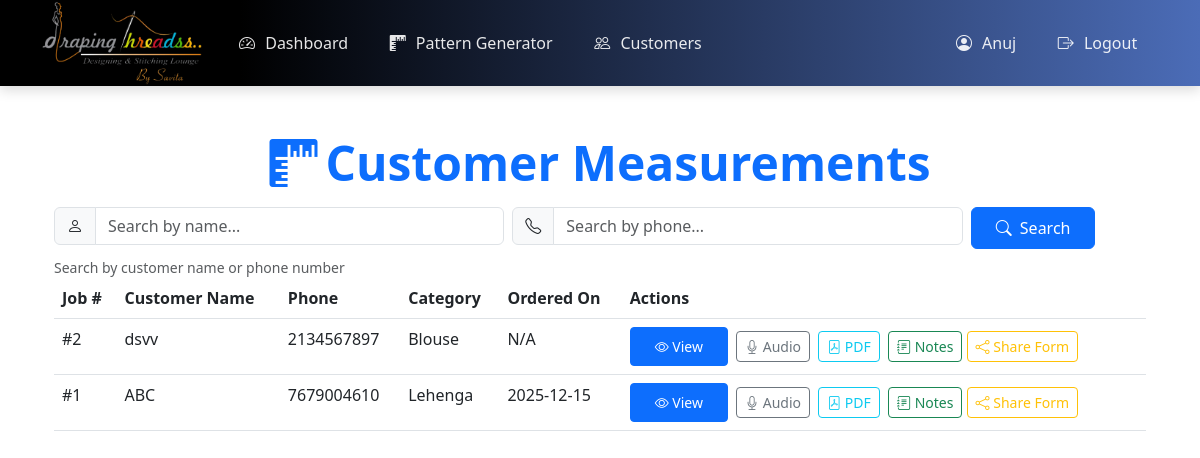
Page /customer-measurements (signed in) on the committed database.
### app.py (models this page shows, shortened)
class User(UserMixin, db.Model):
    id = db.Column(db.Integer, primary_key=True)
    username = db.Column(db.String(80), unique=True, nullable=False)
    password_hash = db.Column(db.String(128))
    created_at = db.Column(db.DateTime, default=db.func.current_timestamp())

class SavedMeasurement(db.Model):
    __tablename__ = 'saved_measurement'
    id = db.Column(db.Integer, primary_key=True)
    user_id = db.Column(db.Integer, db.ForeignKey('user.id'), nullable=False)
    customer_id = db.Column(db.Integer, db.ForeignKey('customer.id'), nullable=False)
    order_id = db.Column(db.Integer, db.ForeignKey('order.id'), nullable=True)  # Optional for now, will be required later
    customer_obj = db.relationship('Customer', back_populates='measurements')
    order = db.relationship('Order', back_populates='measurements')
    category = db.Column(db.String(20), nullable=False, default='blouse')
    created_at = db.Column(db.DateTime, default=db.func.current_timestamp())
    updated_at = db.Column(db.DateTime, default=db.func.current_timestamp(),
                         onupdate=db.func.current_timestamp())
    image_path = db.Column(db.String(255), nullable=True)
    length = db.Column(db.Float, nullable=True)
    across_shoulder = db.Column(db.Float, nullable=True)
    upper_chest = db.Column(db.Float, nullable=True)
    chest = db.Column(db.Float, nullable=True)
    advance_amount = db.Column(db.Float, nullable=True, default=0.0)
    waist = db.Column(db.Float, nullable=True)
    front_neck_depth = db.Column(db.Float, nullable=True)
    back_neck_depth = db.Column(db.Float, nullable=True)
    sleeve_length = db.Column(db.Float, nullable=True)
    armhole = db.Column(db.Float, nullable=True)
    biceps = db.Column(db.Float, nullable=True)
    sleeve_cuff = db.Column(db.Float, nullable=True)
    shoulder_apex = db.Column(db.Float, nullable=True)  # Blouse only
    hip = db.Column(db.Float, nullable=True)
    waist_floor = db.Column(db.Float, nullable=True)  # Lehenga & Pant
    belt = db.Column(db.Float, nullable=True)  # Lehenga & Pant
    waist_ankle = db.Column(db.Float, nullable=True)  # Pant only
    thigh = db.Column(db.Float, nullable=True)  # Pant only
    ankle = db.Column(db.Float, nullable=True)  # Pant only
    notes = db.Column(db.Text, nullable=True)
    order_date = db.Column(db.Date, nullable=True)
    delivery_date = db.Column(db.Date, nullable=True)
    audio_path = db.Column(db.String(255), nullable=True)

class Customer(db.Model):
    __tablename__ = 'customer'
    id = db.Column(db.Integer, primary_key=True)
    user_id = db.Column(db.Integer, db.ForeignKey('user.id'), nullable=False)
    name = db.Column(db.String(100), nullable=False)
    email = db.Column(db.String(120), unique=True, nullable=False)
    phone = db.Column(db.String(20), unique=True, nullable=False)
    address = db.Column(db.Text)
    total_amount = db.Column(db.Float, default=0.0)  # Total amount across all orders
    created_at = db.Column(db.DateTime, default=db.func.current_timestamp())
    updated_at = db.Column(db.DateTime, default=db.func.current_timestamp(),
                         onupdate=db.func.current_timestamp())
    orders = db.relationship('Order', back_populates='customer_obj', lazy=True, cascade='all, delete-orphan')
    measurements = db.relationship('SavedMeasurement', back_populates='customer_obj', lazy=True,
                                 cascade='all, delete-orphan')

### app.py (the view)
@app.route('/customer-measurements')
@login_required
def customer_measurements():
    phone = request.args.get('phone')
    name = request.args.get('name')
    subquery = db.session.query(
        SavedMeasurement.id,
        db.func.row_number().over(
            order_by=db.desc(SavedMeasurement.created_at)
        ).label('row_num')
    ).filter(
        SavedMeasurement.user_id == current_user.id
    ).subquery()
    query = db.session.query(
        SavedMeasurement,
        Customer,
        (db.func.count().over() - subquery.c.row_num + 1).label('job_number')
    ).join(
        Customer,
        SavedMeasurement.customer_id == Customer.id
    ).join(
        subquery,
        SavedMeasurement.id == subquery.c.id
    ).filter(
        SavedMeasurement.user_id == current_user.id
    )
    if phone:
        query = query.filter(Customer.phone.ilike(f'%{phone}%'))
    if name:
        query = query.filter(Customer.name.ilike(f'{name}%'))
    measurements = query.order_by(SavedMeasurement.created_at.desc()).all()
    if request.headers.get('X-Requested-With') == 'XMLHttpRequest':
        return jsonify({
            'success': True,
            'html': render_template('_measurement_rows.html', measurements=measurements)
        })
    return render_template('customer_measurements.html', measurements=measurements)

### app.py (called while the page is built)
@login_manager.user_loader
def load_user(user_id):
    return User.query.get(int(user_id))

### templates/customer_measurements.html (shortened to what this page needs)
{% extends "base.html" %}
{% block content %}
<div class="container py-4">
    <div class="measurements-header text-center">
        <h2 class="display-5 fw-bold text-primary mb-3">
            <i class="bi bi-rulers me-2"></i>Customer Measurements
        </h2>
    </div>
    <div class="measurements-container">
        <div class="search-container">
            <form id="searchForm">
                <div class="row g-2">
                    <div class="col-md-5">
                        <div class="input-group">
                            <span class="input-group-text"><i class="bi bi-person"></i></span>
                            <input type="text"
                                   class="form-control"
                                   id="nameInput"
                                   name="name"
                                   placeholder="Search by name..."
                                   value="{{ request.args.get('name', '') }}"
                                   aria-label="Search by customer name">
                        </div>
                    </div>
                    <div class="col-md-5">
                        <div class="input-group">
                            <span class="input-group-text"><i class="bi bi-telephone"></i></span>
                            <input type="text"
                                   class="form-control"
                                   id="phoneInput"
                                   name="phone"
                                   placeholder="Search by phone..."
                                   pattern="[0-9]*"
                                   inputmode="numeric"
                                   value="{{ request.args.get('phone', '') }}"
                                   aria-label="Search by phone number">
                        </div>
                    </div>
                    <div class="col-md-2">
                        <div class="d-grid gap-2 d-md-flex">
                            <button class="btn btn-primary me-md-2" type="submit" id="searchButton">
                                <i class="bi bi-search me-1"></i> Search
                            </button>
                        </div>
                    </div>
                </div>
                <small class="text-muted d-block mt-2">Search by customer name or phone number</small>
            </form>
        </div>
        {% if measurements %}
            <div class="table-responsive">
                <table class="table">
                    <thead>
                        <tr>
                            <th>Job #</th>
                            <th>Customer Name</th>
                            <th>Phone</th>
                            <th>Category</th>
                            <th>Ordered On</th>
                            <th>Actions</th>
                        </tr>
                    </thead>
                    <tbody id="measurementsTableBody">
                        {% include '_measurement_rows.html' %}
                    </tbody>
                </table>
            </div>
        {% endif %}
    </div>
</div>
{% endblock %}

### templates/base.html (shortened to what this page needs)
<!DOCTYPE html>
<html lang="en">
<head>
    <link href="https://cdn.jsdelivr.net/npm/bootstrap@5.3.0/dist/css/bootstrap.min.css" rel="stylesheet">
    <link rel="stylesheet" href="https://cdn.jsdelivr.net/npm/bootstrap-icons@1.10.0/font/bootstrap-icons.css">
    <link rel="stylesheet" href="{{ url_for('static', filename='css/style.css') }}">
</head>
<body class="{% block body_class %}{% endblock %}">
    <nav class="navbar navbar-expand-lg navbar-dark bg-primary">
        <div class="container">
            <a class="navbar-brand p-0 d-flex align-items-center" href="{{ url_for('index') }}" style="height: 60px;">
                <img src="{{ url_for('static', filename='images/9_12_2025 7_10_57 PM.png') }}" alt="Draping Threadss Logo" style="max-height: 140%; width: auto; max-width: 200px;">
            </a>
            <div class="collapse navbar-collapse" id="navbarNav">
                <ul class="navbar-nav me-auto">
                    {% if current_user.is_authenticated %}
                        <li class="nav-item">
                            <a class="nav-link" href="{{ url_for('dashboard') }}">
                                <i class="bi bi-speedometer2"></i> Dashboard
                            </a>
                        </li>
                        <li class="nav-item">
                            <a class="nav-link" href="{{ url_for('pattern_generator') }}">
                                <i class="bi bi-rulers"></i> Pattern Generator
                            </a>
                        </li>
                        <li class="nav-item">
                            <a class="nav-link" href="{{ url_for('customers') }}">
                                <i class="bi bi-people"></i> Customers
                            </a>
                        </li>
                    {% endif %}
                </ul>
                <ul class="navbar-nav">
                    {% if current_user.is_authenticated %}
                        <li class="nav-item">
                            <span class="nav-link">
                            <i class="bi bi-person-circle"></i> {{ current_user.username }}
                        </span>
                        </li>
                        <li class="nav-item">
                            <a class="nav-link" href="{{ url_for('logout') }}">
                            <i class="bi bi-box-arrow-right"></i> Logout
                        </a>
                        </li>
                    {% endif %}
                </ul>
            </div>
        </div>
    </nav>
    <div class="container mt-4">
        {% block content %}{% endblock %}
    </div>
</body>
</html>

### templates/_measurement_rows.html
{% for row in measurements %}
<tr>
    <td>#{{ row.job_number }}</td>
    <td>{{ row.Customer.name }}</td>
    <td>{{ row.Customer.phone }}</td>
    <td>{{ row.SavedMeasurement.category|title }}</td>
    <td>{{ row.SavedMeasurement.order_date.strftime('%Y-%m-%d') if row.SavedMeasurement.order_date else 'N/A' }}</td>
    <td>
        <button class="btn btn-sm btn-primary view-measurement me-1" data-id="{{ row.SavedMeasurement.id }}">
            <i class="bi bi-eye"></i> View
        </button>
        <button class="btn btn-sm btn-outline-secondary record-audio me-1"
                data-id="{{ row.SavedMeasurement.id }}"
                data-audio-url="{{ url_for('get_audio', filename=row.SavedMeasurement.audio_path.split('/')[-1]) if row.SavedMeasurement.audio_path else '' }}">
            <i class="bi bi-mic"></i> Audio
        </button>
        <button class="btn btn-sm btn-outline-info export-pdf me-1" data-id="{{ row.SavedMeasurement.id }}">
            <i class="bi bi-file-pdf"></i> PDF
        </button>
        <button class="btn btn-sm btn-outline-success view-notes"
                data-id="{{ row.SavedMeasurement.id }}"
                data-notes="{{ row.SavedMeasurement.notes or '' }}">
            <i class="bi bi-journal-text"></i> Notes
        </button>
        <button class="btn btn-sm btn-outline-warning share-form me-1" data-id="{{ row.SavedMeasurement.id }}">
            <i class="bi bi-share"></i> Share Form
        </button>
    </td>
</tr>
{% else %}
<tr>
    <td colspan="6" class="text-center py-4">
        <div class="text-muted">No measurements found</div>
    </td>
</tr>
{% endfor %}

### static/css/style.css (style rules this page uses)
body { background: linear-gradient(rgba(255, 255, 255, 0.8), rgba(255, 255, 255, 0.8)), url('/static/images/top-view-scissors-with-thread-copy-space.jpg'); background-size: cover; background-position: center; background-attachment: fixed; background-repeat: no-repeat; min-height: 100vh; display: flex; flex-direction: column; }
.navbar { background: linear-gradient(270deg, #4b6cb7 0%, #000000 80%); box-shadow: 0 4px 12px rgba(0, 0, 0, 0.15); padding: 0.8rem 1rem; transition: all 0.3s ease; }
body:not(.auth-page) .navbar-brand { font-size: 1.5rem; font-weight: 700; color: #fff !important; text-shadow: 0 0 5px #00a8ff, 0 0 10px #00a8ff, 0 0 20px #00a8ff, 0 0 40px #00a8ff; animation: neonGlow 1.5s ease-in-out infinite alternate; position: relative; padding: 0.5rem 1rem; letter-spacing: 2px; border-radius: 8px; transition: all 0.3s ease; }
.nav-link { color: rgba(255, 255, 255, 0.9) !important; font-weight: 500; margin: 0 0.3rem; padding: 0.5rem 1rem !important; border-radius: 6px; transition: all 0.3s ease; }
.nav-link i { margin-right: 6px; }
.btn-primary { padding: 0.5rem 1.5rem; }

### rows in the picture
User: username "Anuj"
SavedMeasurement: job_number "2", Customer.name "dsvv", Customer.phone "2134567897", SavedMeasurement.category "Blouse", SavedMeasurement.order_date "N/A"
SavedMeasurement: job_number "1", Customer.name "ABC", Customer.phone "7679004610", SavedMeasurement.category "Lehenga", SavedMeasurement.order_date "2025-12-15"
